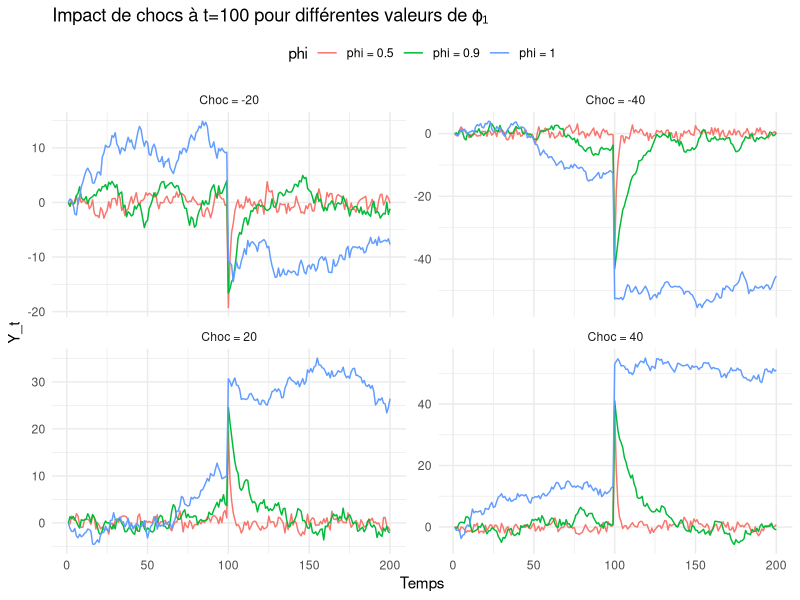
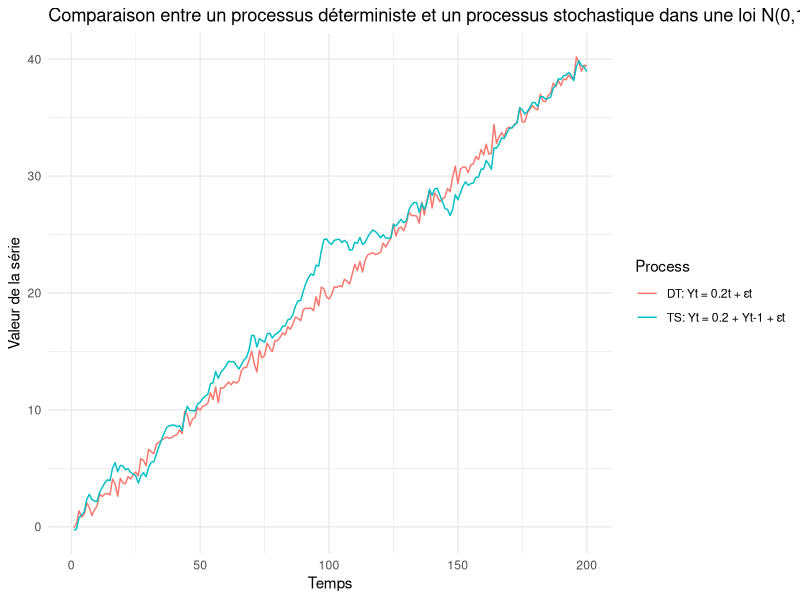
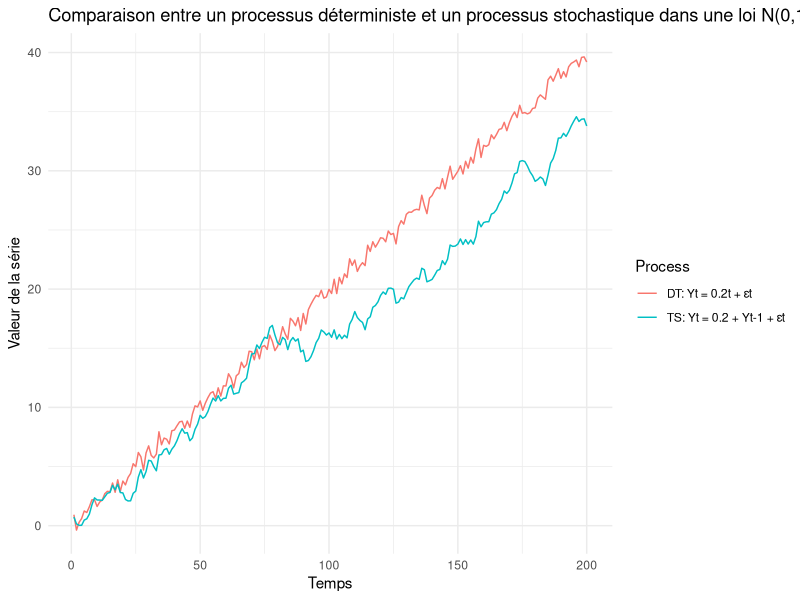
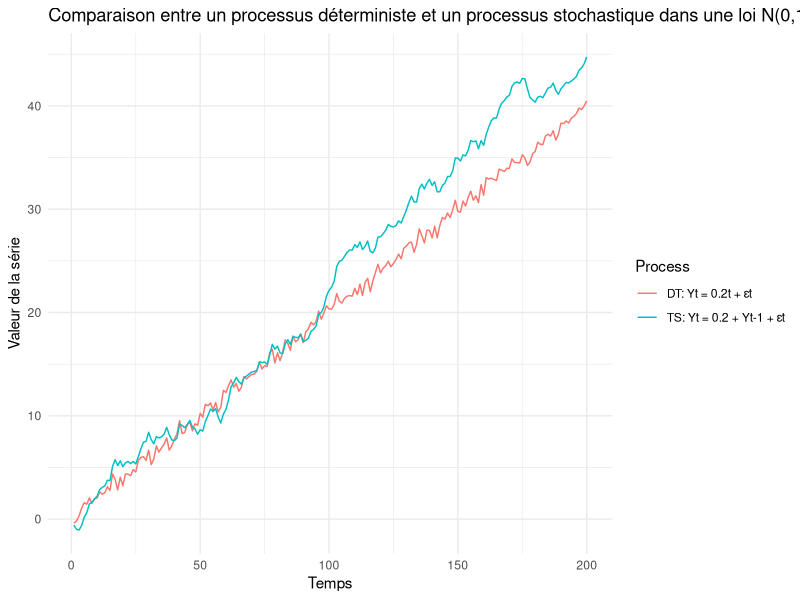
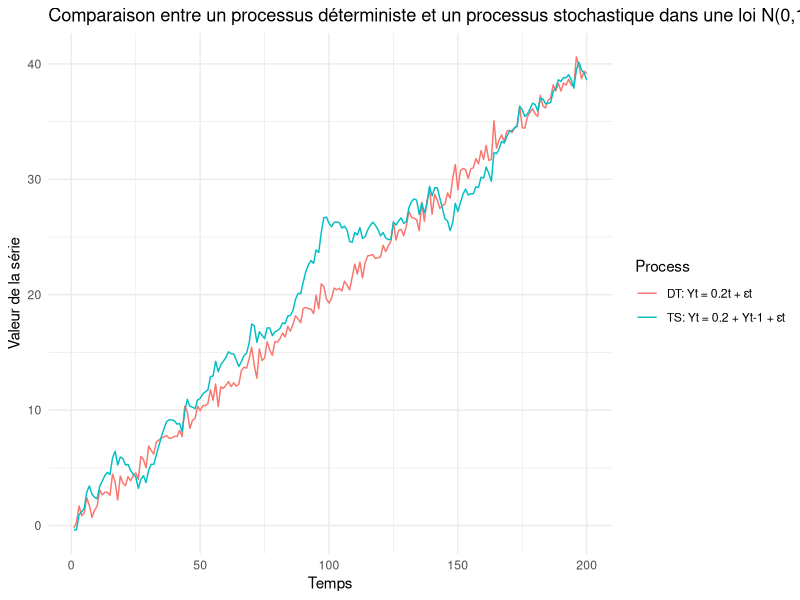
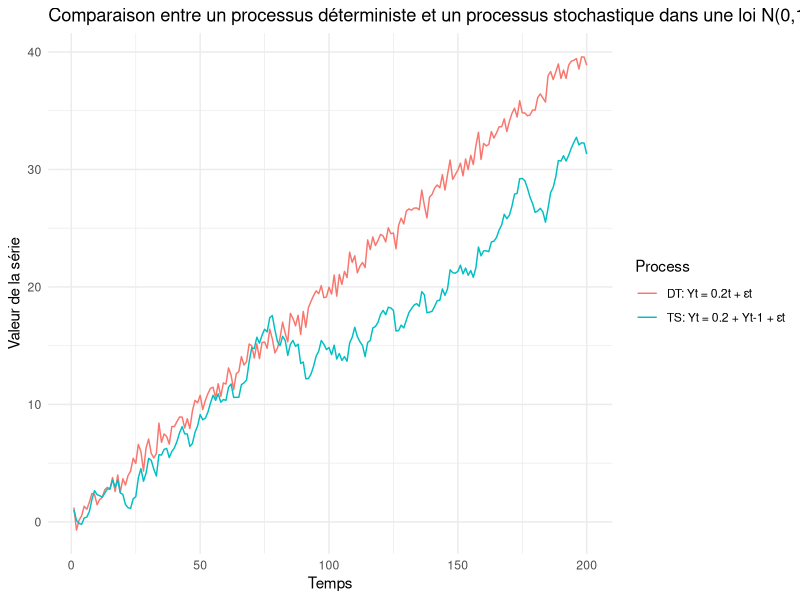
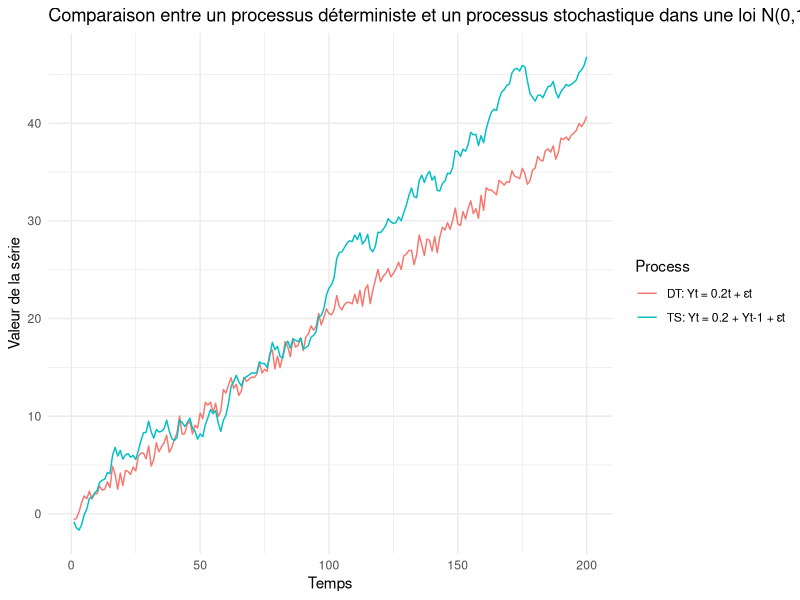
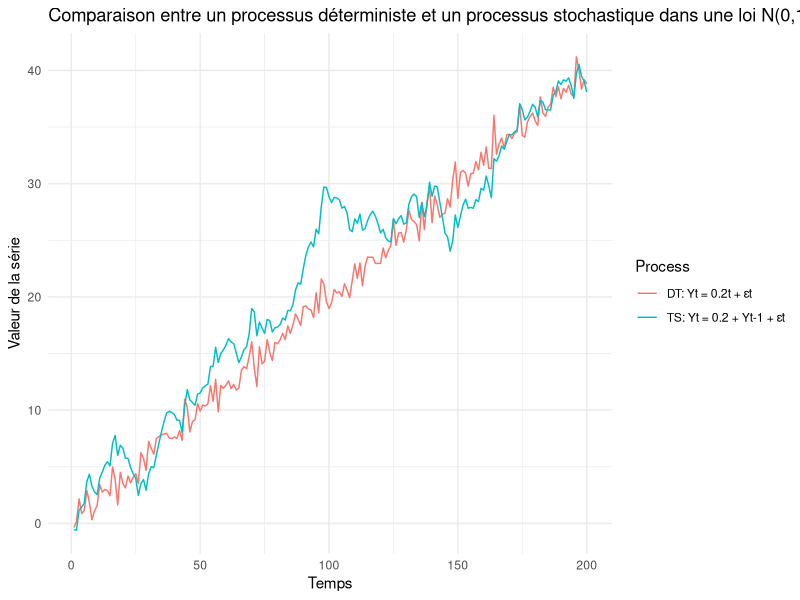

These figures' R source, in order:
## ---- chunk 1
library(stats)
library(ggplot2)


simulate_ar1 <- function(phi, choc_value, choc_time = 100, n = 200) {
  Y <- numeric(n)
  eps <- rnorm(n, mean = 0, sd = 1)
  
  for (t in 2:n) {
    Y[t] <- phi * Y[t - 1] + eps[t]
    if (t == choc_time) {
      Y[t] <- Y[t] + choc_value
    }
  }
  return(Y)
}

set.seed(123)


phi_vals <- c(0.5, 0.9, 1.0)
chocs <- c(20, 40, -20, -40)

# Stocker les résultats dans une data.frame
results <- data.frame()

for (choc in chocs) {
  for (phi in phi_vals) {
    serie <- simulate_ar1(phi, choc)
    df <- data.frame(
      t = 1:200,
      Y = serie,
      phi = paste0("phi = ", phi),
      choc = paste0("Choc = ", choc)
    )
    results <- rbind(results, df)
  }
}
ggplot(results, aes(x = t, y = Y, color = phi)) +
  geom_line() +
  facet_wrap(~choc, scales = "free_y") +
  labs(title = "Impact de chocs à t=100 pour différentes valeurs de ϕ₁",
       x = "Temps", y = "Y_t") +
  theme_minimal() +
  theme(legend.position = "top")


library(ggplot2)
simulate_ar1 <- function(phi, choc_value, choc_time = 100, n = 200) {
  Y <- numeric(n)
  eps <- rnorm(n, mean = 0, sd = 1)
  
  for (t in 2:n) {
    Y[t] <- phi * Y[t - 1] + eps[t]
    if (t == choc_time) {
      Y[t] <- Y[t] + choc_value
    }
  }
  return(Y)
}


## ---- chunk 2

library(ggplot2)
set.seed(123)

n <- 200  
sigma2 <- 1/4  

epsilon <- rnorm(n, mean = 0, sd = sqrt(sigma2))  # Génération du bruit blanc


Y_DT <- numeric(n)
Y_TS <- numeric(n)

for (t in 1:n) {
  Y_DT[t] <- 0.2 * t + epsilon[t]  
  if (t == 1) {
    Y_TS[t] <- epsilon[t]  
  } else {
    Y_TS[t] <- 0.2 + Y_TS[t - 1] + epsilon[t]  
  }
}

# Création du DataFrame
data <- data.frame(
  Time = rep(1:n, 2),
  Value = c(Y_DT, Y_TS),
  Process = rep(c("DT: Yt = 0.2t + εt", "TS: Yt = 0.2 + Yt-1 + εt"), each = n)
)

# Graphique
ggplot(data, aes(x = Time, y = Value, color = Process)) +
  geom_line() +
  labs(title = "Comparaison entre un processus déterministe et un processus stochastique dans une loi N(0,1/4)",
       x = "Temps",
       y = "Valeur de la série") +
  theme_minimal()
  
## ---- chunk 3
set.seed(287)

n <- 200  
sigma2 <- 1/4  

epsilon <- rnorm(n, mean = 0, sd = sqrt(sigma2))  # Génération du bruit blanc


Y_DT <- numeric(n)
Y_TS <- numeric(n)

for (t in 1:n) {
  Y_DT[t] <- 0.2 * t + epsilon[t]  
  if (t == 1) {
    Y_TS[t] <- epsilon[t]  
  } else {
    Y_TS[t] <- 0.2 + Y_TS[t - 1] + epsilon[t]  
  }
}

# Création du DataFrame
data <- data.frame(
  Time = rep(1:n, 2),
  Value = c(Y_DT, Y_TS),
  Process = rep(c("DT: Yt = 0.2t + εt", "TS: Yt = 0.2 + Yt-1 + εt"), each = n)
)

# Graphique
ggplot(data, aes(x = Time, y = Value, color = Process)) +
  geom_line() +
  labs(title = "Comparaison entre un processus déterministe et un processus stochastique dans une loi N(0,1/4)",
       x = "Temps",
       y = "Valeur de la série") +
  theme_minimal()
## ---- chunk 4
set.seed(986)

n <- 200  
sigma2 <- 1/4  

epsilon <- rnorm(n, mean = 0, sd = sqrt(sigma2))  # Génération du bruit blanc


Y_DT <- numeric(n)
Y_TS <- numeric(n)

for (t in 1:n) {
  Y_DT[t] <- 0.2 * t + epsilon[t]  
  if (t == 1) {
    Y_TS[t] <- epsilon[t]  
  } else {
    Y_TS[t] <- 0.2 + Y_TS[t - 1] + epsilon[t]  
  }
}

# Création du DataFrame
data <- data.frame(
  Time = rep(1:n, 2),
  Value = c(Y_DT, Y_TS),
  Process = rep(c("DT: Yt = 0.2t + εt", "TS: Yt = 0.2 + Yt-1 + εt"), each = n)
)

# Graphique
ggplot(data, aes(x = Time, y = Value, color = Process)) +
  geom_line() +
  labs(title = "Comparaison entre un processus déterministe et un processus stochastique dans une loi N(0,1/4)",
       x = "Temps",
       y = "Valeur de la série") +
  theme_minimal()
## ---- chunk 5
set.seed(123)

# Paramètres
n <- 200  # Nombre d'observations
sigma2 <- 1/2  # Variance du bruit

epsilon <- rnorm(n, mean = 0, sd = sqrt(sigma2))  # Génération du bruit blanc

# Simulation des processus
Y_DT <- numeric(n)
Y_TS <- numeric(n)

for (t in 1:n) {
  Y_DT[t] <- 0.2 * t + epsilon[t]  
  if (t == 1) {
    Y_TS[t] <- epsilon[t]  
  } else {
    Y_TS[t] <- 0.2 + Y_TS[t - 1] + epsilon[t]  
  }
}

# Création du DataFrame
data <- data.frame(
  Time = rep(1:n, 2),
  Value = c(Y_DT, Y_TS),
  Process = rep(c("DT: Yt = 0.2t + εt", "TS: Yt = 0.2 + Yt-1 + εt"), each = n)
)

# Graphique
ggplot(data, aes(x = Time, y = Value, color = Process)) +
  geom_line() +
  labs(title = "Comparaison entre un processus déterministe et un processus stochastique dans une loi N(0,1/2)",
       x = "Temps",
       y = "Valeur de la série") +
  theme_minimal()

## ---- chunk 6
set.seed(287)

# Paramètres
n <- 200  # Nombre d'observations
sigma2 <- 1/2  # Variance du bruit

epsilon <- rnorm(n, mean = 0, sd = sqrt(sigma2))  # Génération du bruit blanc

# Simulation des processus
Y_DT <- numeric(n)
Y_TS <- numeric(n)

for (t in 1:n) {
  Y_DT[t] <- 0.2 * t + epsilon[t]  
  if (t == 1) {
    Y_TS[t] <- epsilon[t]  
  } else {
    Y_TS[t] <- 0.2 + Y_TS[t - 1] + epsilon[t]  
  }
}

# Création du DataFrame
data <- data.frame(
  Time = rep(1:n, 2),
  Value = c(Y_DT, Y_TS),
  Process = rep(c("DT: Yt = 0.2t + εt", "TS: Yt = 0.2 + Yt-1 + εt"), each = n)
)

# Graphique
ggplot(data, aes(x = Time, y = Value, color = Process)) +
  geom_line() +
  labs(title = "Comparaison entre un processus déterministe et un processus stochastique dans une loi N(0,1/2)",
       x = "Temps",
       y = "Valeur de la série") +
  theme_minimal()
## ---- chunk 7
set.seed(986)

# Paramètres
n <- 200  # Nombre d'observations
sigma2 <- 1/2  # Variance du bruit

epsilon <- rnorm(n, mean = 0, sd = sqrt(sigma2))  # Génération du bruit blanc

# Simulation des processus
Y_DT <- numeric(n)
Y_TS <- numeric(n)

for (t in 1:n) {
  Y_DT[t] <- 0.2 * t + epsilon[t]  
  if (t == 1) {
    Y_TS[t] <- epsilon[t]  
  } else {
    Y_TS[t] <- 0.2 + Y_TS[t - 1] + epsilon[t]  
  }
}

# Création du DataFrame
data <- data.frame(
  Time = rep(1:n, 2),
  Value = c(Y_DT, Y_TS),
  Process = rep(c("DT: Yt = 0.2t + εt", "TS: Yt = 0.2 + Yt-1 + εt"), each = n)
)

# Graphique
ggplot(data, aes(x = Time, y = Value, color = Process)) +
  geom_line() +
  labs(title = "Comparaison entre un processus déterministe et un processus stochastique dans une loi N(0,1/2)",
       x = "Temps",
       y = "Valeur de la série") +
  theme_minimal()
## ---- chunk 8
set.seed(123)

# Paramètres
n <- 200  # Nombre d'observations
sigma2 <- 1  # Variance du bruit

epsilon <- rnorm(n, mean = 0, sd = sqrt(sigma2))  # Génération du bruit blanc

# Simulation des processus
Y_DT <- numeric(n)
Y_TS <- numeric(n)

for (t in 1:n) {
  Y_DT[t] <- 0.2 * t + epsilon[t]  
  if (t == 1) {
    Y_TS[t] <- epsilon[t]  
  } else {
    Y_TS[t] <- 0.2 + Y_TS[t - 1] + epsilon[t]  
  }
}

# Création du DataFrame
data <- data.frame(
  Time = rep(1:n, 2),
  Value = c(Y_DT, Y_TS),
  Process = rep(c("DT: Yt = 0.2t + εt", "TS: Yt = 0.2 + Yt-1 + εt"), each = n)
)

# Graphique
ggplot(data, aes(x = Time, y = Value, color = Process)) +
  geom_line() +
  labs(title = "Comparaison entre un processus déterministe et un processus stochastique dans une loi N(0,1)",
       x = "Temps",
       y = "Valeur de la série") +
  theme_minimal()

## ---- chunk 9
set.seed(287)

# Paramètres
n <- 200  # Nombre d'observations
sigma2 <- 1  # Variance du bruit

epsilon <- rnorm(n, mean = 0, sd = sqrt(sigma2))  # Génération du bruit blanc

# Simulation des processus
Y_DT <- numeric(n)
Y_TS <- numeric(n)

for (t in 1:n) {
  Y_DT[t] <- 0.2 * t + epsilon[t]  
  if (t == 1) {
    Y_TS[t] <- epsilon[t]  
  } else {
    Y_TS[t] <- 0.2 + Y_TS[t - 1] + epsilon[t]  
  }
}

# Création du DataFrame
data <- data.frame(
  Time = rep(1:n, 2),
  Value = c(Y_DT, Y_TS),
  Process = rep(c("DT: Yt = 0.2t + εt", "TS: Yt = 0.2 + Yt-1 + εt"), each = n)
)

# Graphique
ggplot(data, aes(x = Time, y = Value, color = Process)) +
  geom_line() +
  labs(title = "Comparaison entre un processus déterministe et un processus stochastique dans une loi N(0,1)",
       x = "Temps",
       y = "Valeur de la série") +
  theme_minimal()
## ---- chunk 10
set.seed(986)

# Paramètres
n <- 200  # Nombre d'observations
sigma2 <- 1  # Variance du bruit

epsilon <- rnorm(n, mean = 0, sd = sqrt(sigma2))  # Génération du bruit blanc

# Simulation des processus
Y_DT <- numeric(n)
Y_TS <- numeric(n)

for (t in 1:n) {
  Y_DT[t] <- 0.2 * t + epsilon[t]  
  if (t == 1) {
    Y_TS[t] <- epsilon[t]  
  } else {
    Y_TS[t] <- 0.2 + Y_TS[t - 1] + epsilon[t]  
  }
}

# Création du DataFrame
data <- data.frame(
  Time = rep(1:n, 2),
  Value = c(Y_DT, Y_TS),
  Process = rep(c("DT: Yt = 0.2t + εt", "TS: Yt = 0.2 + Yt-1 + εt"), each = n)
)

# Graphique
ggplot(data, aes(x = Time, y = Value, color = Process)) +
  geom_line() +
  labs(title = "Comparaison entre un processus déterministe et un processus stochastique dans une loi N(0,1)",
       x = "Temps",
       y = "Valeur de la série") +
  theme_minimal()
